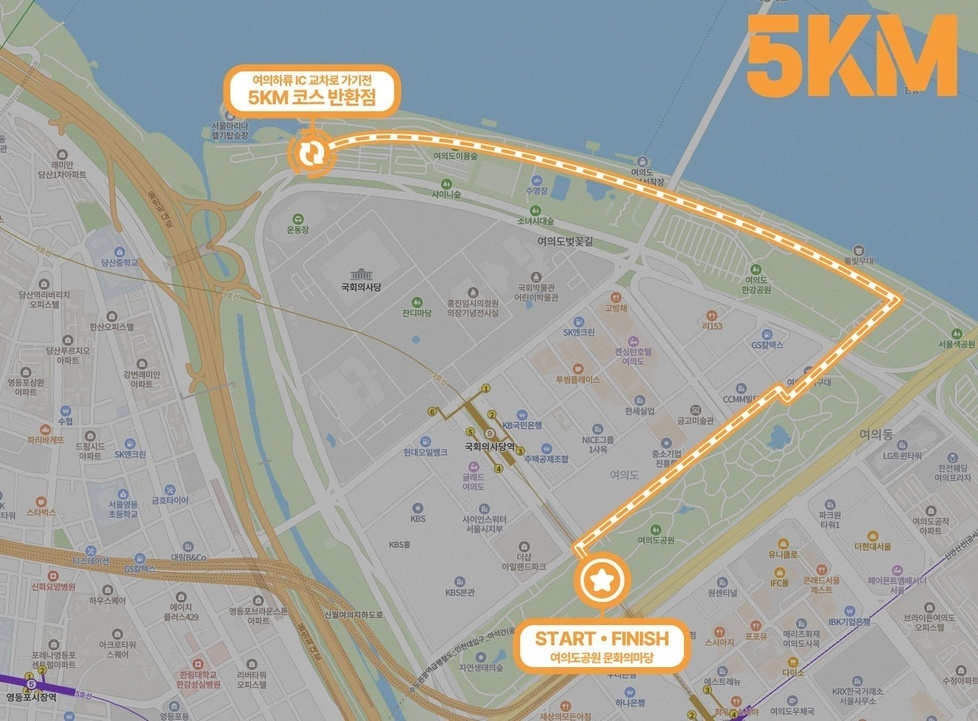
#> input picture path-to-gpx/data/images/083.jpg, 978 x 721 px, shrunk from 1397 x 1030 before the run, found by its file name
$ python image_pixel.py
#> lines starting #> are read from the running program, lines starting #| are printed output that depends on the picture; after the words box and inside, x2 and y2 are one past the last pixel; in counts of white or black regions, pixels touching at a corner belong together
import cv2
import matplotlib.pyplot as plt

# 1. 이미지 로드 (사용자의 파일 경로에 맞춰 수정하세요)
image_path = './path-to-gpx/data/images/083.jpg'  # 마라톤 코스 이미지 파일명
image = cv2.imread(image_path)
#> image is the input picture: shape (721, 978, 3); mean B, G, R 158.7, 164.5, 162.9

# 이미지 로드 확인
if image is None:
    print(f"이미지를 찾을 수 없습니다: {image_path}")
else:
    # 2. 확인하고 싶은 픽셀 좌표 설정
    img_x, img_y = 612.0, 623.0

    # 3. 빨간색 점 그리기 (OpenCV는 BGR 순서이므로 빨간색은 (0, 0, 255))
    # 좌표는 정수형(int)으로 변환하여 입력합니다.
    center_coordinates = (int(img_x), int(img_y))
    radius = 10         # 점의 크기
    color = (0, 0, 255) # 빨간색
    thickness = -1      # -1은 내부를 채운 원을 의미합니다.

    cv2.circle(image, center_coordinates, radius, color, thickness)
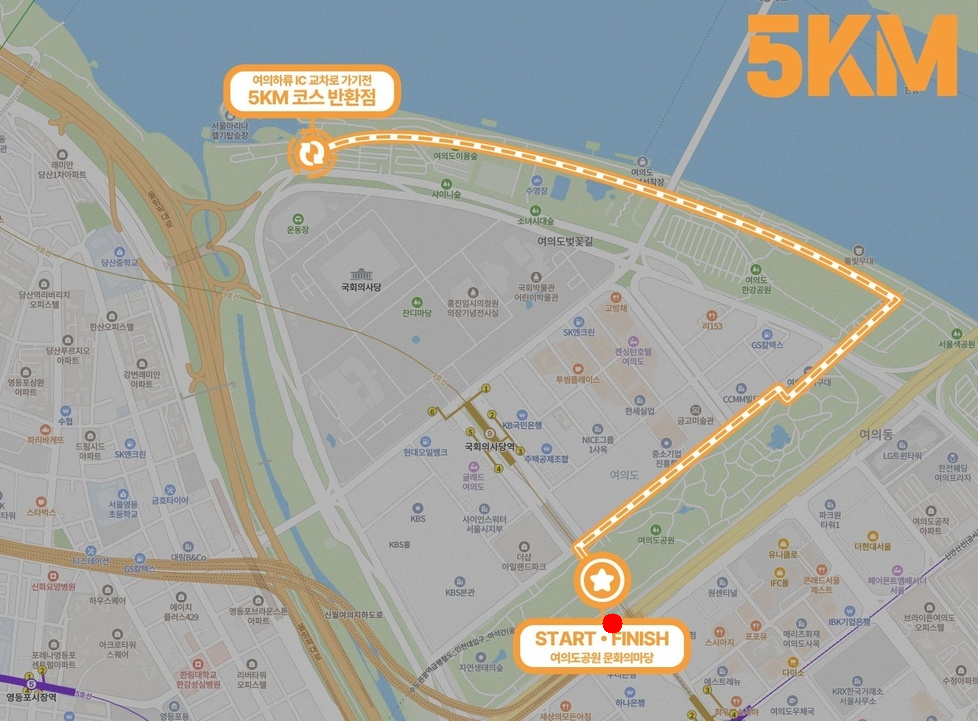
#> image: shape (721, 978, 3); 0.04% of pixels changed, all inside (x1, y1, x2, y2) = (602, 613, 623, 634)

    # 4. 결과 출력
    # OpenCV 이미지는 BGR이므로 Matplotlib 출력을 위해 RGB로 변환합니다.
    image_rgb = cv2.cvtColor(image, cv2.COLOR_BGR2RGB)

    plt.figure(figsize=(12, 8))
    plt.imshow(image_rgb)
    plt.title(f"Point at ({img_x}, {img_y})")
    plt.axis('on') # 픽셀 좌표 확인을 위해 축 표시
    plt.show()

$ run again, with path-to-gpx/data/images/062.jpg copied over path-to-gpx/data/images/083.jpg
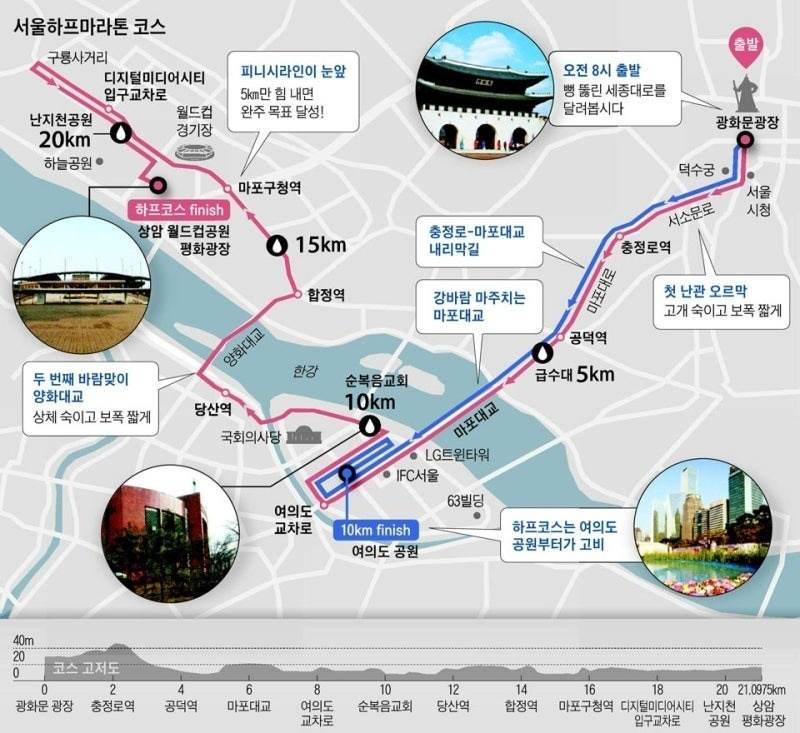
#> input picture path-to-gpx/data/images/062.jpg, 800 x 733 px, found by its file name
#> image is the input picture: shape (733, 800, 3); mean B, G, R 204.1, 202.8, 200.8
#> `cv2.circle(image, center_coordinates, radius, color, thickness)`:
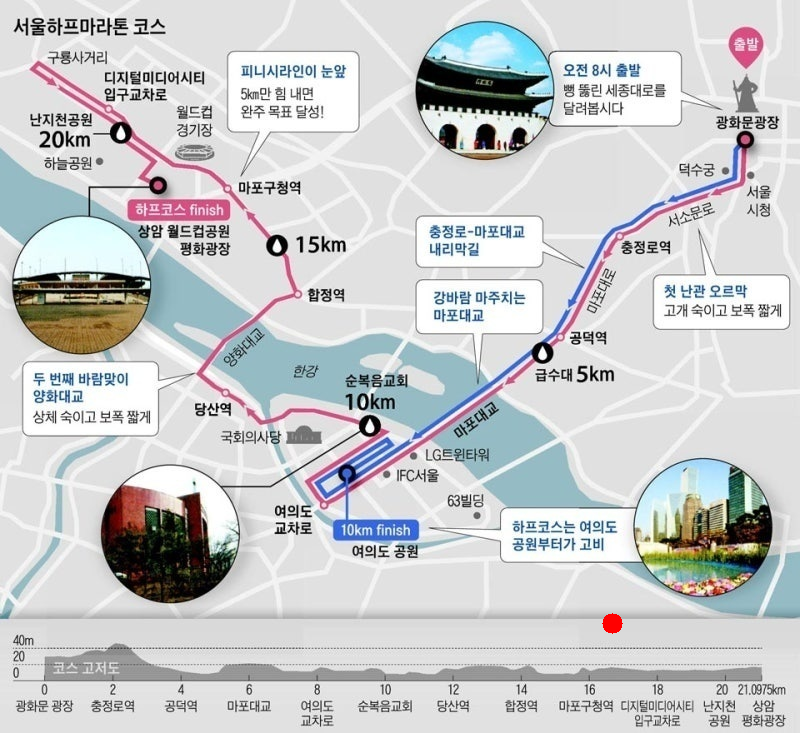
#> image: shape (733, 800, 3); 0.05% of pixels changed, all inside (x1, y1, x2, y2) = (602, 613, 623, 634)
